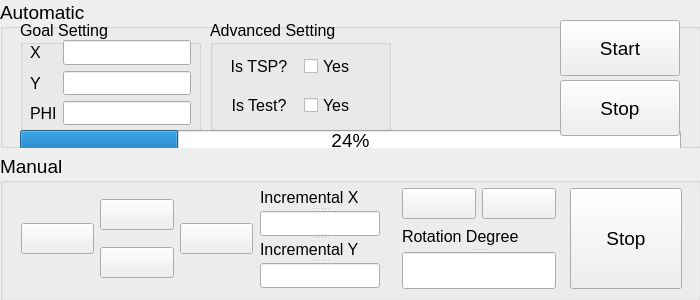
<?xml version="1.0" encoding="UTF-8"?>
<ui version="4.0">
 <class>Motion</class>
 <widget class="QMainWindow" name="Motion">
  <property name="geometry">
   <rect>
    <x>0</x>
    <y>0</y>
    <width>700</width>
    <height>300</height>
   </rect>
  </property>
  <property name="windowTitle">
   <string>MainWindow</string>
  </property>
  <widget class="QWidget" name="centralwidget">
   <widget class="QWidget" name="layoutWidget">
    <property name="geometry">
     <rect>
      <x>0</x>
      <y>0</y>
      <width>701</width>
      <height>301</height>
     </rect>
    </property>
    <layout class="QGridLayout" name="gridLayout">
     <property name="topMargin">
      <number>0</number>
     </property>
     <property name="bottomMargin">
      <number>0</number>
     </property>
     <item row="0" column="0">
      <widget class="QGroupBox" name="groupBox">
       <property name="font">
        <font>
         <pointsize>14</pointsize>
        </font>
       </property>
       <property name="title">
        <string>Automatic</string>
       </property>
       <widget class="QProgressBar" name="progressBar">
        <property name="geometry">
         <rect>
          <x>20</x>
          <y>130</y>
          <width>661</width>
          <height>20</height>
         </rect>
        </property>
        <property name="font">
         <font>
          <pointsize>14</pointsize>
         </font>
        </property>
        <property name="value">
         <number>24</number>
        </property>
       </widget>
       <widget class="QGroupBox" name="groupBox_3">
        <property name="geometry">
         <rect>
          <x>20</x>
          <y>20</y>
          <width>181</width>
          <height>111</height>
         </rect>
        </property>
        <property name="font">
         <font>
          <pointsize>12</pointsize>
         </font>
        </property>
        <property name="title">
         <string>Goal Setting</string>
        </property>
        <widget class="QWidget" name="layoutWidget">
         <property name="geometry">
          <rect>
           <x>10</x>
           <y>20</y>
           <width>161</width>
           <height>85</height>
          </rect>
         </property>
         <layout class="QGridLayout" name="gridLayout_3">
          <item row="1" column="1">
           <widget class="QLineEdit" name="lineEdit_5"/>
          </item>
          <item row="1" column="0">
           <widget class="QLabel" name="label_6">
            <property name="text">
             <string>Y</string>
            </property>
           </widget>
          </item>
          <item row="2" column="0">
           <widget class="QLabel" name="label_7">
            <property name="text">
             <string>PHI</string>
            </property>
           </widget>
          </item>
          <item row="2" column="1">
           <widget class="QLineEdit" name="lineEdit_6"/>
          </item>
          <item row="0" column="0">
           <widget class="QLabel" name="label_4">
            <property name="text">
             <string>X</string>
            </property>
           </widget>
          </item>
          <item row="0" column="1">
           <widget class="QLineEdit" name="lineEdit"/>
          </item>
         </layout>
        </widget>
       </widget>
       <widget class="QGroupBox" name="groupBox_4">
        <property name="geometry">
         <rect>
          <x>210</x>
          <y>20</y>
          <width>181</width>
          <height>111</height>
         </rect>
        </property>
        <property name="font">
         <font>
          <pointsize>12</pointsize>
         </font>
        </property>
        <property name="title">
         <string>Advanced Setting</string>
        </property>
        <widget class="QWidget" name="layoutWidget">
         <property name="geometry">
          <rect>
           <x>10</x>
           <y>26</y>
           <width>161</width>
           <height>81</height>
          </rect>
         </property>
         <layout class="QGridLayout" name="gridLayout_4">
          <item row="0" column="0">
           <widget class="QLabel" name="label_5">
            <property name="layoutDirection">
             <enum>Qt::LeftToRight</enum>
            </property>
            <property name="text">
             <string>Is TSP?</string>
            </property>
            <property name="alignment">
             <set>Qt::AlignCenter</set>
            </property>
           </widget>
          </item>
          <item row="0" column="1">
           <widget class="QCheckBox" name="checkBox_IsTSP">
            <property name="text">
             <string>Yes</string>
            </property>
           </widget>
          </item>
          <item row="1" column="0">
           <widget class="QLabel" name="label_11">
            <property name="text">
             <string>Is Test?</string>
            </property>
            <property name="alignment">
             <set>Qt::AlignCenter</set>
            </property>
           </widget>
          </item>
          <item row="1" column="1">
           <widget class="QCheckBox" name="checkBox_IsTest">
            <property name="text">
             <string>Yes</string>
            </property>
           </widget>
          </item>
         </layout>
        </widget>
       </widget>
       <widget class="QPushButton" name="pushButton_Stop_2">
        <property name="geometry">
         <rect>
          <x>560</x>
          <y>80</y>
          <width>120</width>
          <height>56</height>
         </rect>
        </property>
        <property name="font">
         <font>
          <pointsize>14</pointsize>
         </font>
        </property>
        <property name="text">
         <string>Stop</string>
        </property>
        <property name="icon">
         <iconset resource="../icons.qrc">
          <normaloff>:/motion/icons/stop_red.ico</normaloff>:/motion/icons/stop_red.ico</iconset>
        </property>
        <property name="iconSize">
         <size>
          <width>35</width>
          <height>35</height>
         </size>
        </property>
       </widget>
       <widget class="QPushButton" name="pushButton">
        <property name="geometry">
         <rect>
          <x>560</x>
          <y>20</y>
          <width>120</width>
          <height>56</height>
         </rect>
        </property>
        <property name="font">
         <font>
          <pointsize>14</pointsize>
         </font>
        </property>
        <property name="text">
         <string>Start</string>
        </property>
        <property name="icon">
         <iconset resource="../icons.qrc">
          <normaloff>:/motion/icons/start_green.ico</normaloff>:/motion/icons/start_green.ico</iconset>
        </property>
        <property name="iconSize">
         <size>
          <width>40</width>
          <height>40</height>
         </size>
        </property>
       </widget>
      </widget>
     </item>
     <item row="1" column="0">
      <widget class="QGroupBox" name="groupBox_2">
       <property name="font">
        <font>
         <pointsize>14</pointsize>
        </font>
       </property>
       <property name="title">
        <string>Manual</string>
       </property>
       <widget class="QPushButton" name="pushButton_Stop">
        <property name="geometry">
         <rect>
          <x>570</x>
          <y>34</y>
          <width>112</width>
          <height>101</height>
         </rect>
        </property>
        <property name="font">
         <font>
          <pointsize>14</pointsize>
         </font>
        </property>
        <property name="text">
         <string>Stop</string>
        </property>
        <property name="icon">
         <iconset resource="../icons.qrc">
          <normaloff>:/motion/icons/stop_red.ico</normaloff>:/motion/icons/stop_red.ico</iconset>
        </property>
        <property name="iconSize">
         <size>
          <width>35</width>
          <height>35</height>
         </size>
        </property>
       </widget>
       <widget class="QWidget" name="layoutWidget">
        <property name="geometry">
         <rect>
          <x>21</x>
          <y>34</y>
          <width>232</width>
          <height>101</height>
         </rect>
        </property>
        <layout class="QGridLayout" name="gridLayout_5">
         <item row="0" column="0" rowspan="2">
          <widget class="QPushButton" name="pushButton_Leftward">
           <property name="text">
            <string/>
           </property>
           <property name="icon">
            <iconset resource="../icons.qrc">
             <normaloff>:/icons/arrow_left.ico</normaloff>:/icons/arrow_left.ico</iconset>
           </property>
           <property name="iconSize">
            <size>
             <width>30</width>
             <height>30</height>
            </size>
           </property>
          </widget>
         </item>
         <item row="0" column="1">
          <widget class="QPushButton" name="pushButton_Forward">
           <property name="text">
            <string/>
           </property>
           <property name="icon">
            <iconset resource="../icons.qrc">
             <normaloff>:/icons/arrow_up.ico</normaloff>:/icons/arrow_up.ico</iconset>
           </property>
           <property name="iconSize">
            <size>
             <width>30</width>
             <height>30</height>
            </size>
           </property>
          </widget>
         </item>
         <item row="0" column="2" rowspan="2">
          <widget class="QPushButton" name="pushButton_Rightward">
           <property name="text">
            <string/>
           </property>
           <property name="icon">
            <iconset resource="../icons.qrc">
             <normaloff>:/icons/arrow_right.ico</normaloff>:/icons/arrow_right.ico</iconset>
           </property>
           <property name="iconSize">
            <size>
             <width>30</width>
             <height>30</height>
            </size>
           </property>
          </widget>
         </item>
         <item row="1" column="1">
          <widget class="QPushButton" name="pushButton_Backward">
           <property name="text">
            <string/>
           </property>
           <property name="icon">
            <iconset resource="../icons.qrc">
             <normaloff>:/icons/arrow_down.ico</normaloff>:/icons/arrow_down.ico</iconset>
           </property>
           <property name="iconSize">
            <size>
             <width>30</width>
             <height>30</height>
            </size>
           </property>
          </widget>
         </item>
        </layout>
       </widget>
       <widget class="QSplitter" name="splitter">
        <property name="geometry">
         <rect>
          <x>260</x>
          <y>34</y>
          <width>120</width>
          <height>101</height>
         </rect>
        </property>
        <property name="orientation">
         <enum>Qt::Vertical</enum>
        </property>
        <widget class="QLabel" name="label_2">
         <property name="font">
          <font>
           <pointsize>12</pointsize>
          </font>
         </property>
         <property name="text">
          <string>Incremental X</string>
         </property>
        </widget>
        <widget class="QLineEdit" name="lineEdit_3"/>
        <widget class="QLabel" name="label_3">
         <property name="font">
          <font>
           <pointsize>12</pointsize>
          </font>
         </property>
         <property name="text">
          <string>Incremental Y</string>
         </property>
        </widget>
        <widget class="QLineEdit" name="lineEdit_2"/>
       </widget>
       <widget class="QWidget" name="layoutWidget">
        <property name="geometry">
         <rect>
          <x>402</x>
          <y>34</y>
          <width>154</width>
          <height>101</height>
         </rect>
        </property>
        <layout class="QGridLayout" name="gridLayout_2">
         <item row="0" column="0">
          <widget class="QPushButton" name="pushButton_CCW">
           <property name="text">
            <string/>
           </property>
           <property name="icon">
            <iconset resource="../icons.qrc">
             <normaloff>:/icons/arrow_counterclockwise.ico</normaloff>:/icons/arrow_counterclockwise.ico</iconset>
           </property>
           <property name="iconSize">
            <size>
             <width>30</width>
             <height>30</height>
            </size>
           </property>
          </widget>
         </item>
         <item row="0" column="1">
          <widget class="QPushButton" name="pushButton_CW">
           <property name="text">
            <string/>
           </property>
           <property name="icon">
            <iconset resource="../icons.qrc">
             <normaloff>:/icons/arrow_clockwise.ico</normaloff>:/icons/arrow_clockwise.ico</iconset>
           </property>
           <property name="iconSize">
            <size>
             <width>30</width>
             <height>30</height>
            </size>
           </property>
          </widget>
         </item>
         <item row="1" column="0" colspan="2">
          <widget class="QSplitter" name="splitter_2">
           <property name="orientation">
            <enum>Qt::Vertical</enum>
           </property>
           <widget class="QLabel" name="label">
            <property name="font">
             <font>
              <pointsize>12</pointsize>
             </font>
            </property>
            <property name="text">
             <string>Rotation Degree</string>
            </property>
           </widget>
           <widget class="QLineEdit" name="lineEdit_4"/>
          </widget>
         </item>
        </layout>
       </widget>
      </widget>
     </item>
    </layout>
   </widget>
  </widget>
 </widget>
 <resources>
  <include location="../icons.qrc"/>
 </resources>
 <connections/>
</ui>
